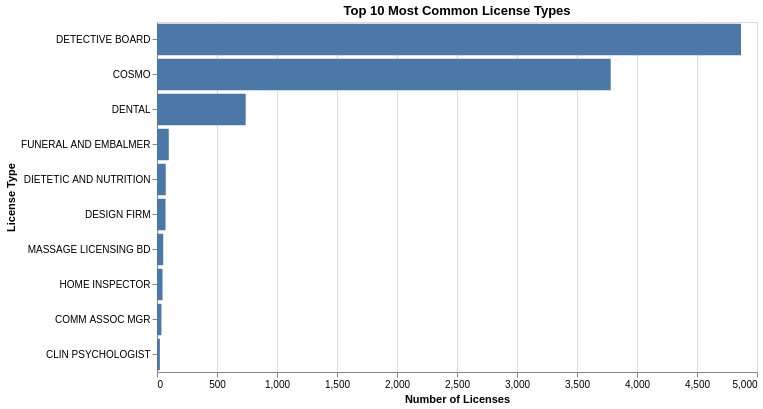

This figure's notebook cell:
### Code cell
viz_1 = alt.Chart(t10_lt).mark_bar().encode(
    x=alt.X("Count:Q", title="Number of Licenses"),
    y=alt.Y("License Type:N", sort="-x", title="License Type"),
    tooltip=["License Type", "Count"]
).properties(
    title="Top 10 Most Common License Types", 
    width=600, 
    height=350)

viz_1

### Figure 1 — Vega-Lite specification as saved in the notebook (floating-point values rounded to 4 significant figures)
{"config": {"view": {"continuousWidth": 300, "continuousHeight": 300}}, "data": {"name": "data-cc2cb754c3c08d29daee1870e184871e"}, "mark": {"type": "bar"}, "encoding": {"tooltip": [{"field": "License Type", "type": "nominal"}, {"field": "Count", "type": "quantitative"}], "x": {"field": "Count", "title": "Number of Licenses", "type": "quantitative"}, "y": {"field": "License Type", "sort": "-x", "title": "License Type", "type": "nominal"}}, "height": 350, "title": "Top 10 Most Common License Types", "width": 600, "$schema": "https://vega.github.io/schema/vega-lite/v6.1.0.json", "datasets": {"data-cc2cb754c3c08d29daee1870e184871e": [{"License Type": "DETECTIVE BOARD", "Count": 4867}, {"License Type": "COSMO", "Count": 3781}, {"License Type": "DENTAL", "Count": 739}, {"License Type": "FUNERAL AND EMBALMER", "Count": 98}, {"License Type": "DIETETIC AND NUTRITION", "Count": 73}, {"License Type": "DESIGN FIRM", "Count": 71}, {"License Type": "MASSAGE LICENSING BD", "Count": 52}, {"License Type": "HOME INSPECTOR", "Count": 46}, {"License Type": "COMM ASSOC MGR", "Count": 37}, {"License Type": "CLIN PSYCHOLOGIST", "Count": 24}]}}
